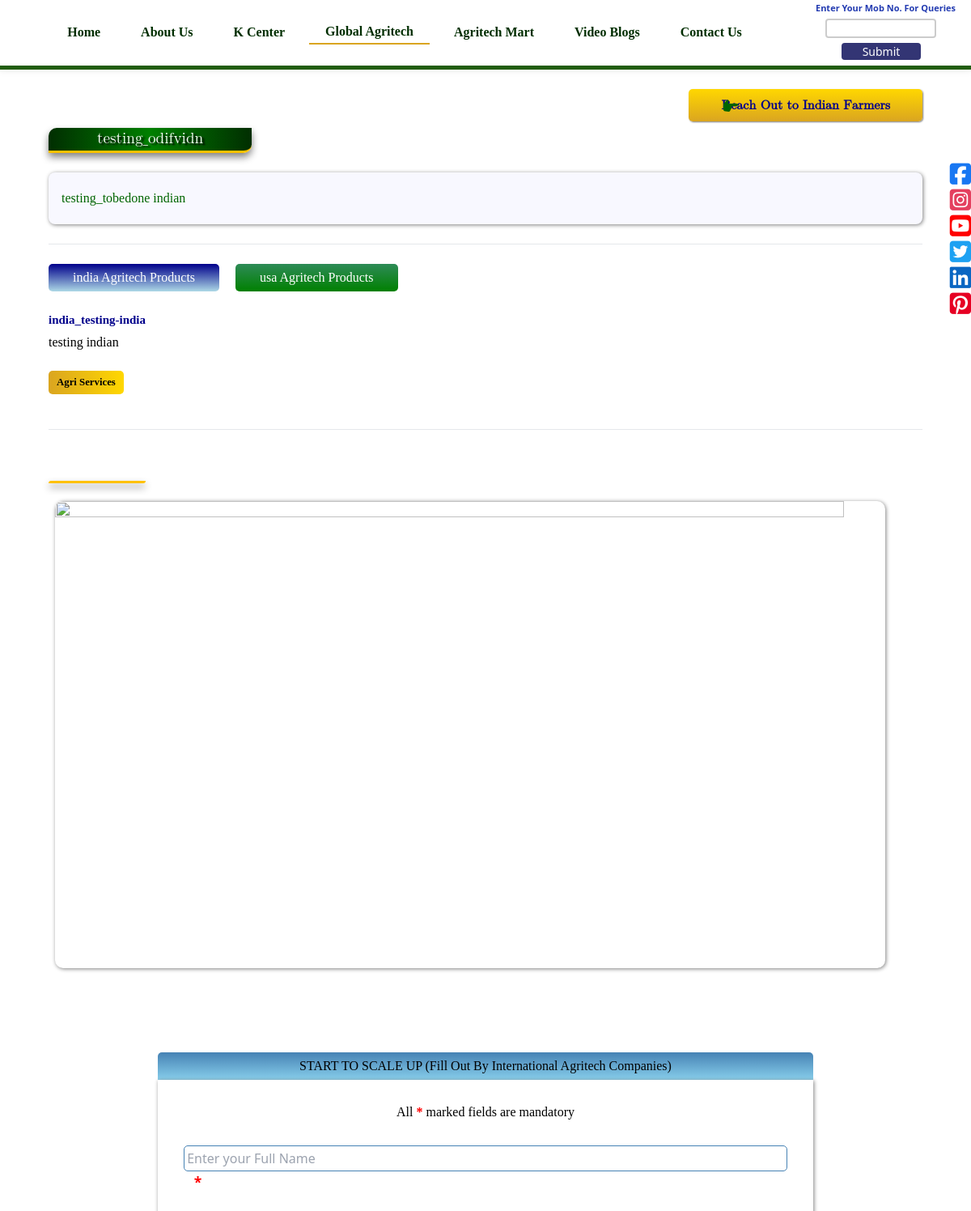
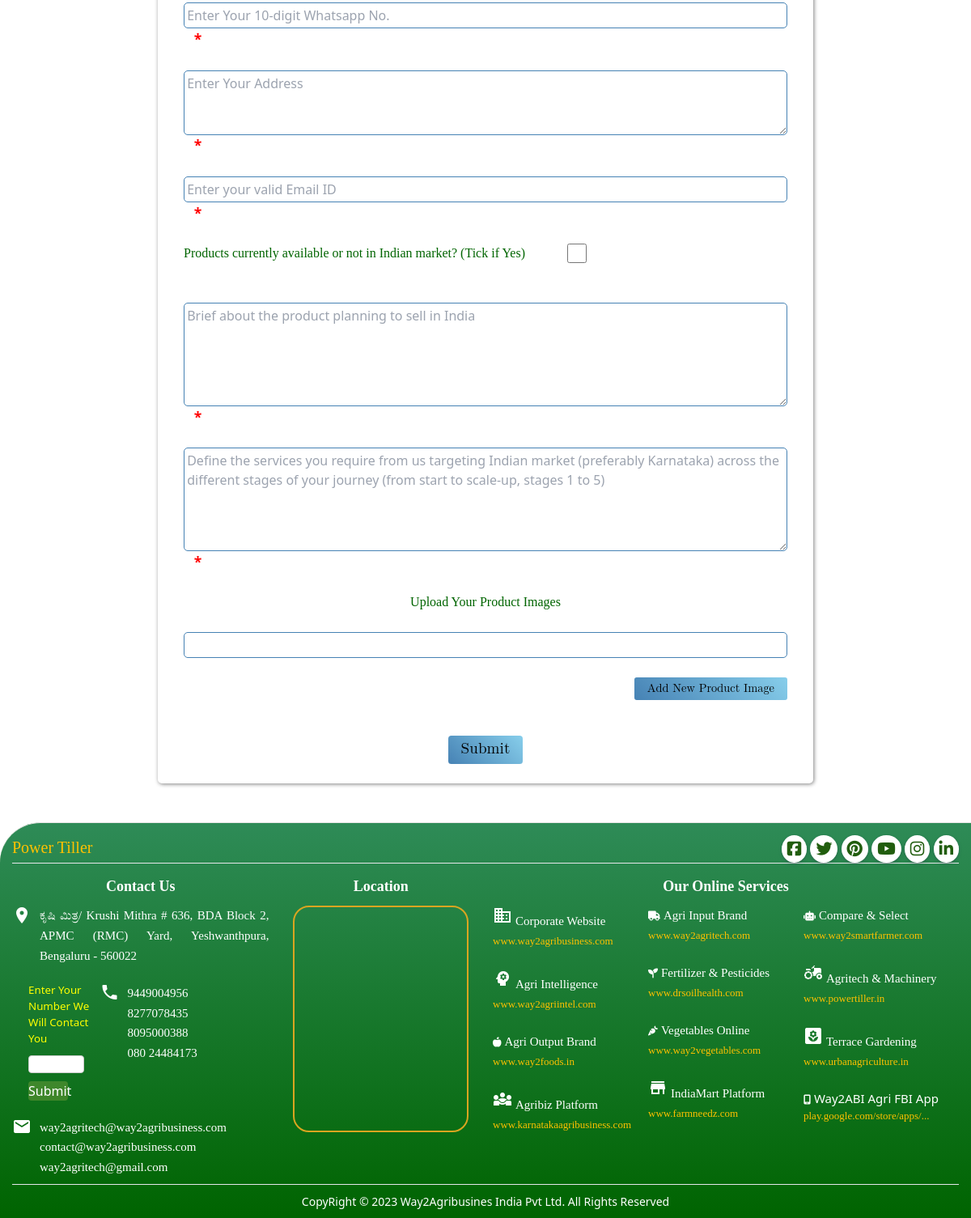
Page /global-agritech/ on the committed database (2 pictures, top to bottom).
### appagri/models.py (models this page shows, shortened)
class IntechIntro(models.Model):
	title = models.CharField(max_length=500)
	intro_text = models.TextField(max_length=2000)
	class Meta:
		verbose_name = 'Enter Global Agritech Introduction'
		verbose_name_plural = 'Enter Global Agritech Introduction'

class IntechCountry(models.Model):
    country = models.CharField(max_length=255, null=True, blank=True)
    country_slug = models.SlugField(unique=True, blank=True, null=True)
    def __str__(self):
        return self.country
    class Meta:
        verbose_name = 'Enter Global Agritech Country Data'
        verbose_name_plural = 'Enter Global Agritech Country Data'

class IntechCategoryDetails(models.Model):
	country = models.ForeignKey(IntechCountry, on_delete=models.CASCADE)
	category_title = models.CharField(max_length=500)
	category_intro = models.TextField()
	class Meta:
		verbose_name = 'Enter Global Agritech Category'
		verbose_name_plural = 'Enter Global Agritech Category'

### appagri/views.py (the view)
# urls.py: path('global-agritech/', views.intech_view, name="intech"),
def intech_view(request):
    seo = SeoPageExtLinks.objects.filter(page='global_agritech')
    title = seo.meta_title if seo else ''
    desc = seo.meta_description if seo else ''
    key = seo.keywords if seo else ''
    logo = Logo.objects.all()
    intro = IntechIntro.objects.all()
    intech_country = IntechCountry.objects.all()
    country_category = {}
    for country in intech_country:
        category = IntechCategoryDetails.objects.filter(country=country).first()  # This will return None if no category found
        country_category[country] = category  # Add category to the dictionary, will be None if no category found
    try:
        roadmaps = IntechRoadmap.objects.get(id=1)
    except IntechRoadmap.DoesNotExist:
        roadmaps = None
    url = request.build_absolute_uri(request.path)
    if request.method == 'POST':
        form = SellerForm(data=request.POST)
        image_formset = IntechSellerProductImageFormSet(data=request.POST, files=request.FILES, instance=IntechSeller())
        if form.is_valid() and image_formset.is_valid():
            phone = form.cleaned_data['seller_company']
            try:
                parsed_number = phonenumbers.parse(phone, 'IN')
                if not phonenumbers.is_valid_number(parsed_number) and str(parsed_number.national_number)[0] not in ['9', '8', '7', '6']:
                    message = 'Invalid Phone number: Must be of 10 digit length and Must start with 9, 8, 7 or 6'
                    form = SellerForm(data=request.POST)
                    return render(request, 'intech.html', {
                        'logo': logo, 'intro': intro, 'countries': intech_country, 'country_categories': country_category, 'canonical': url,
                        'seo': seo, 'roadmaps': roadmaps, 'form': form, 'title': title, 'desc': desc, 'key': key, 'image_formset': image_formset,
                        'message': message
                    })
                elif str(parsed_number.national_number)[0] not in ['9', '8', '7', '6']:
                    message = 'Invalid Phone Number: Must start with 9, 8, 7, or 6'
                    form = SellerForm(data=request.POST)
                    return render(request, 'intech.html', {
                        'logo': logo, 'intro': intro, 'countries': intech_country, 'country_categories': country_category, 'canonical': url,
                        'seo': seo, 'roadmaps': roadmaps, 'form': form, 'title': title, 'desc': desc, 'key': key, 'image_formset': image_formset,
                        'message': message
                    })
                elif not phonenumbers.is_valid_number(parsed_number):
                    message = 'Invalid Phone Number: must be of 10 digits'
                    form = SellerForm(data=request.POST)
                    return render(request, 'intech.html', {
                        'logo': logo, 'intro': intro, 'countries': intech_country, 'country_categories': country_category, 'canonical': url,
                        'seo': seo, 'roadmaps': roadmaps, 'form': form, 'title': title, 'desc': desc, 'key': key, 'image_formset': image_formset,
                        'message': message
                    })
            except phonenumbers.phonenumberutil.NumberParseException:
                message = 'Invalid Phone number'
                form = SellerForm(data=request.POST)
                return render(request, 'intech.html', {
                    'logo': logo, 'intro': intro, 'countries': intech_country, 'country_categories': country_category, 'canonical': url,
                    'seo': seo, 'roadmaps': roadmaps, 'form': form, 'title': title, 'desc': desc, 'key': key, 'image_formset': image_formset,
                    'message': message
                })
            main_instance = form.save()
            image_formset.instance = main_instance
            image_formset.save()
            instance = IntechSeller.objects.get(id=main_instance.id)
            subject = 'powertiller.in: Global Agritech Seller Enquiry'
            message = f"""Global Agritech Seller Enquiry from powertiller.in.<br>
                        <strong style="color:darkgreen;">Customer Name:</strong> {instance.seller_name}<br>
                        <strong>Phone number:</strong> {instance.seller_company}<br>
                        <strong>Address:</strong> {instance.seller_address}"""
            recipient_list = ['way2agribusiness@gmail.com']
            send_notification(subject, message, recipient_list)
            return redirect(reverse('appagri:global-tech-seller-enquiry-success'))
    else:
        form = SellerForm()
        image_formset = IntechSellerProductImageFormSet()
    agritech_categories = [c.category_name for c in ATSInfo.objects.filter(product_category='Agritech')] + ['Agri Services']
    return render(request, 'intech.html', {
        'logo': logo, 'intro': intro, 'countries': intech_country, 'country_categories': country_category,
        'canonical': url, 'seo': seo, 'roadmaps': roadmaps, 'form': form, 'title': title, 'desc': desc,
        'key': key, 'image_formset': image_formset, 'agritech_categories': agritech_categories
    })

### appagri/templates/intech.html (shortened to what this page needs)
{% extends 'base.html' %}
{% load static %}
{% block head %}
	<link rel="stylesheet" href="{% static 'css/aboutuspg2.css' %}" />
	<link rel="stylesheet" href="{% static 'css/intech.css' %}" />
    <link rel="stylesheet" href="{% static 'css/sp123.css' %}" />
{% endblock %}
{% block content %}
  <div class="intech">
    <br>
    <button class="seller-btn" onclick="scrollToSection()"><i class="material-icons">pan_tool_alt</i>Reach Out to Indian Farmers</button>
    <br><br>
    <div class="intro-intech">
      {% for i in intro %}
        <h1>{{i.title}}</h1>
        <br><br>
        <p id="long-text">{{i.intro_text}}</p>
      {% endfor %}
    </div>
    <br><hr><br>
    <header >
      <ul id="tabs" onclick="scrollToSection1()">
        {% for country in countries %}
          <li class="country-list" name="{{country}}" id ="{{country | slugify}}" onclick="clikToOpen(event)">{{country}} Agritech Products</li>
        {% endfor %}
      </ul>
    </header>
    <br>
    <div class="country-div">
      {% for country, category  in country_categories.items %}
        <div id="{{country | slugify}}-div" class="category">
          <h3>{{category.category_title}}-{{country}}</h3>
          <p id="long-text">{{category.category_intro}}</p>
          <ul class="product-class" id="{{country}}-list">
              {% for category in agritech_categories %}
                <a href="{% url 'appagri:global-agritech-country-category' country|slugify category|slugify %}"><li id="{{category}}-{{country}}" name="{{category}}">{{category}}</li></a>
              {% endfor %}
          </ul>
          <br><hr><br>
        </div>
      {% endfor %}
    </div>
    <br>
    <section id="target-section1">
        <div class="intro-intech">
            <h1>{{roadmaps.roadmap_title}}</h1>
            <br><br>
            <img src="{{roadmaps.ppt.url}}" alt="{{roadmaps.alt}}" loading="lazy">
        </div>
        <br id="target-section"><br>
        <br >
        <br >
        <h4 class="scale" >Start to Scale Up <span>(Fill Out by International Agritech Companies)</span></h4>
        <form method="POST" enctype="multipart/form-data" class="seller-form">
          <br>
          <p style="font-family:Cambria, Cochin, Georgia, Times, 'Times New Roman', serif; text-align:center;" id="all">All <strong style="color:red">*</strong> marked fields are mandatory</p>
          {% if message %}<center><p class="message">{{message}}</p></center>{% endif %}<br>
            {% for field in form %}
              {% if field.id_for_label == 'id_seller_product_avail_india' %}
                <div id="{{field.id_for_label}}-div">
                  {% if field.field.required %}
                    <label>{{field.label}}</label><span style="color: red;padding:0.2rem 0.8rem; font-weight:bold;font-size:1.1rem">*</span>
                    {{field}}
                  {% else %}
                    <label>{{field.label}}</label>
                    {{field}}
                  {% endif %}
                </div>
              {% else %}
            {% if field.field.required %}
                    {{field}}<span style="color: red;padding:0.2rem 0.8rem; font-weight:bold;font-size:1.1rem">*</span>
            {% else %}
              {{field}}
            {% endif %}
              {% endif %}<br><br>
            {% endfor %}
            <center><h4 class="upload">Upload Your Product Images</h4></center><br>
            <div id="plot-forms">
              {% for form in image_formset %}
                {% for field in form %}
                  <div class="input">{{field}}<i class="material-icons" id="close-{{field.id_for_label}}" style="display:none" onclick="deleteImage(event)">close</i></div>
                {% endfor %}
              {% endfor %}
            </div>
            <br>
            <button type="button" id="add-plot-form" onclick="addImage()" >Add New Product Image</button>
            <br><br><br>
            <center><button>Submit</button></center>
            <br>
        </form>
    	<br><br>
    </section>
  </div>
{% endblock %}

### rows in the picture
IntechIntro: title "testing_odifvidn", intro_text "testing_tobedone indian"
IntechCountry: country "india", category_title "india_testing", category_intro "testing indian", agritech_categories "Agri Services"
IntechCountry: country "usa"

### other values in the picture
{{ field.label }} "Products currently available or not in Indian market? (Tick if Yes)"
